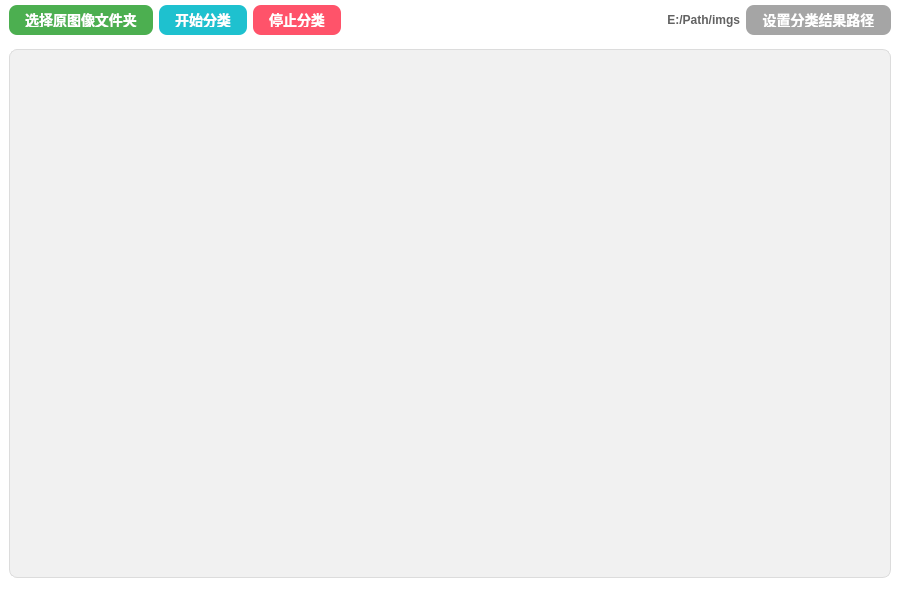
<?xml version="1.0" encoding="UTF-8"?>
<ui version="4.0">
 <class>MainWindow</class>
 <widget class="QMainWindow" name="MainWindow">
  <property name="geometry">
   <rect>
    <x>0</x>
    <y>0</y>
    <width>900</width>
    <height>609</height>
   </rect>
  </property>
  <property name="minimumSize">
   <size>
    <width>900</width>
    <height>0</height>
   </size>
  </property>
  <property name="maximumSize">
   <size>
    <width>16777215</width>
    <height>16777215</height>
   </size>
  </property>
  <property name="windowTitle">
   <string>MainWindow</string>
  </property>
  <property name="styleSheet">
   <string notr="true">Background-color:white;</string>
  </property>
  <widget class="QWidget" name="centralwidget">
   <layout class="QVBoxLayout" name="verticalLayout" stretch="0,1">
    <property name="spacing">
     <number>0</number>
    </property>
    <property name="leftMargin">
     <number>0</number>
    </property>
    <property name="topMargin">
     <number>0</number>
    </property>
    <property name="rightMargin">
     <number>0</number>
    </property>
    <property name="bottomMargin">
     <number>0</number>
    </property>
    <item alignment="Qt::AlignVCenter">
     <widget class="QWidget" name="toolsWidget" native="true">
      <property name="minimumSize">
       <size>
        <width>0</width>
        <height>40</height>
       </size>
      </property>
      <property name="maximumSize">
       <size>
        <width>16777215</width>
        <height>40</height>
       </size>
      </property>
      <layout class="QHBoxLayout" name="horizontalLayout_2" stretch="0,0,0,1,0,0">
       <property name="topMargin">
        <number>5</number>
       </property>
       <property name="bottomMargin">
        <number>5</number>
       </property>
       <item>
        <widget class="QPushButton" name="selectFoldersBtn">
         <property name="minimumSize">
          <size>
           <width>0</width>
           <height>30</height>
          </size>
         </property>
         <property name="maximumSize">
          <size>
           <width>16777215</width>
           <height>30</height>
          </size>
         </property>
         <property name="styleSheet">
          <string notr="true">#selectFoldersBtn {
    background-color: #4CAF50;
    color: white;
    border: solid 1px;
    border-radius: 8px;
    padding: 8px 16px;
    font-size: 14px;
    font-weight: bold;
}

#selectFoldersBtn:hover {
    background-color: #45a049; 
}

#selectFoldersBtn:pressed {
    background-color: #3d8b40;
}</string>
         </property>
         <property name="text">
          <string>选择原图像文件夹</string>
         </property>
        </widget>
       </item>
       <item>
        <widget class="QPushButton" name="startClassifyBtn">
         <property name="minimumSize">
          <size>
           <width>0</width>
           <height>30</height>
          </size>
         </property>
         <property name="maximumSize">
          <size>
           <width>16777215</width>
           <height>30</height>
          </size>
         </property>
         <property name="styleSheet">
          <string notr="true">#startClassifyBtn {
    background-color: rgb(30, 193, 207);
    color: white;
    border: solid 1px;
    border-radius: 8px;
    padding: 8px 16px;
    font-size: 14px;
    font-weight: bold;
}

#startClassifyBtn:hover {
    background-color: rgb(30, 183, 197); 
}

#startClassifyBtn:pressed {
    background-color: rgb(20, 173, 187);
}</string>
         </property>
         <property name="text">
          <string>开始分类</string>
         </property>
        </widget>
       </item>
       <item>
        <widget class="QPushButton" name="stopClassifyBtn">
         <property name="styleSheet">
          <string notr="true">#stopClassifyBtn {
    background-color: rgb(255, 83, 106);
    color: white;
    border: solid 1px;
    border-radius: 8px;
    padding: 8px 16px;
    font-size: 14px;
    font-weight: bold;
}

#stopClassifyBtn:hover {
    background-color:rgb(240, 75, 96); 
}

#stopClassifyBtn:pressed {
    background-color: rgb(230, 70, 90);
}</string>
         </property>
         <property name="text">
          <string>停止分类</string>
         </property>
        </widget>
       </item>
       <item>
        <spacer name="horizontalSpacer">
         <property name="orientation">
          <enum>Qt::Horizontal</enum>
         </property>
         <property name="sizeHint" stdset="0">
          <size>
           <width>40</width>
           <height>20</height>
          </size>
         </property>
        </spacer>
       </item>
       <item>
        <widget class="QLabel" name="resFolderLabel">
         <property name="minimumSize">
          <size>
           <width>250</width>
           <height>0</height>
          </size>
         </property>
         <property name="maximumSize">
          <size>
           <width>250</width>
           <height>16777215</height>
          </size>
         </property>
         <property name="styleSheet">
          <string notr="true">font-size: 13px;
font-weight:Bold;
color:rgb(98, 98, 98);</string>
         </property>
         <property name="text">
          <string>&lt;html&gt;&lt;head/&gt;&lt;body&gt;&lt;p align=&quot;right&quot;&gt;&lt;span style=&quot; font-size:9pt;&quot;&gt;E:/Path/imgs&lt;/span&gt;&lt;/p&gt;&lt;/body&gt;&lt;/html&gt;</string>
         </property>
        </widget>
       </item>
       <item>
        <widget class="QPushButton" name="selectResFolderBtn">
         <property name="styleSheet">
          <string notr="true">#selectResFolderBtn {
    background-color: rgb(165, 165, 165);
    color: white;
    border: solid 1px;
    border-radius: 8px;
    padding: 8px 16px;
    font-size: 14px;
    font-weight: bold;
}

#selectResFolderBtn:hover {
    background-color:rgb(150, 155, 165); 
}

#selectResFolderBtnrgb:pressed {
    background-color: rgb(140, 150, 155);
}</string>
         </property>
         <property name="text">
          <string>设置分类结果路径</string>
         </property>
        </widget>
       </item>
      </layout>
     </widget>
    </item>
    <item>
     <widget class="QWidget" name="contentWidget" native="true">
      <layout class="QHBoxLayout" name="horizontalLayout">
       <item>
        <widget class="QListWidget" name="selectedFoldersList">
         <property name="styleSheet">
          <string notr="true">#selectedFoldersList {
    /* 基本样式 */
    background-color: rgb(241, 241, 241); /* 浅灰蓝色背景，现代感 */
    border: 1px solid #dcdcdc; /* 浅灰色边框 */
    border-radius: 8px; /* 圆角 */
    padding: 4px; /* 内边距 */
    font-size: 15px; /* 字体大小 */
    font-family: &quot;Segoe UI&quot;, Arial, sans-serif; /* 现代字体 */
    color: #333333; /* 深灰色文字 */
    show-decoration-selected: 1; /* 确保选中项装饰可见 */
}</string>
         </property>
        </widget>
       </item>
      </layout>
     </widget>
    </item>
   </layout>
  </widget>
  <widget class="QMenuBar" name="menubar">
   <property name="geometry">
    <rect>
     <x>0</x>
     <y>0</y>
     <width>900</width>
     <height>23</height>
    </rect>
   </property>
  </widget>
  <widget class="QStatusBar" name="statusbar"/>
 </widget>
 <resources/>
 <connections/>
</ui>
